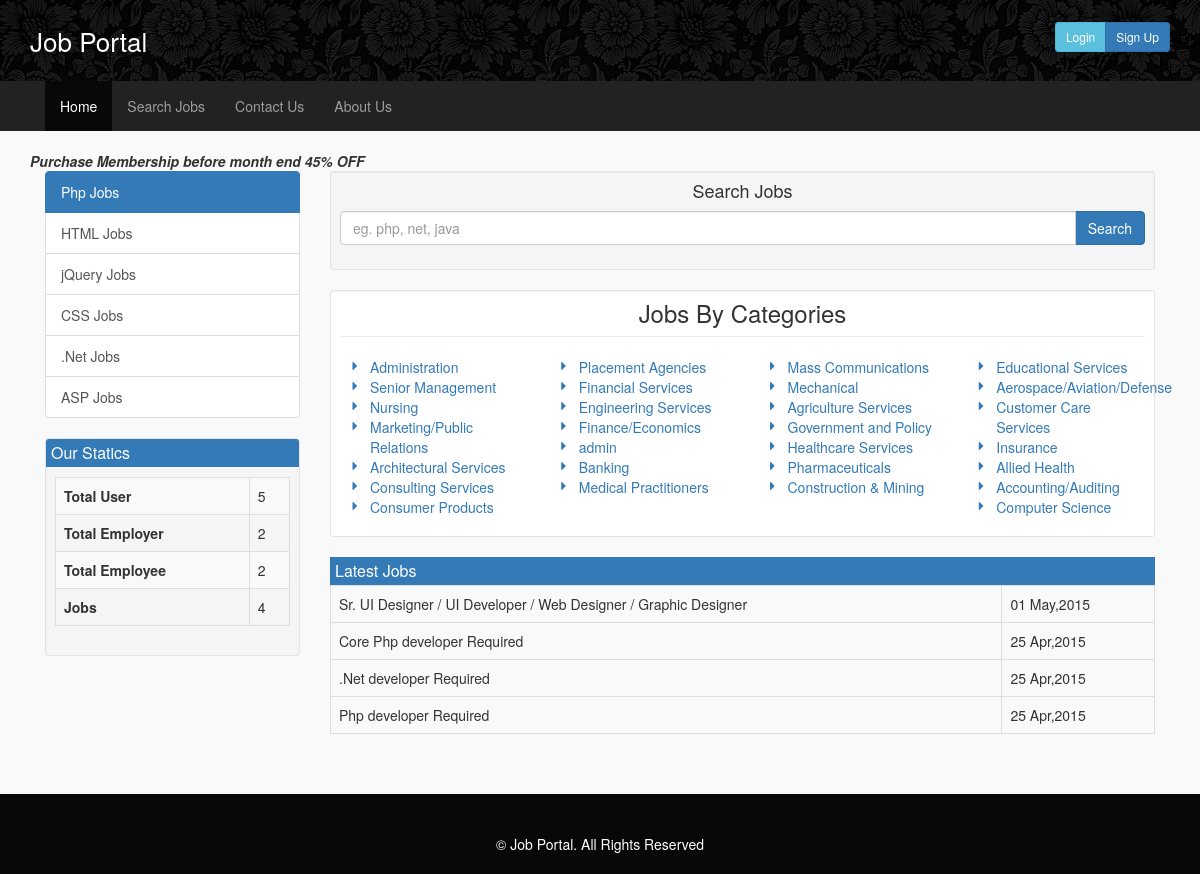
The page / on the database its author committed.
### tables this page shows
CREATE TABLE `jobcategories` (
  `id` bigint(20) NOT NULL,
  `name` varchar(255) DEFAULT NULL,
  `sb_pid` bigint(20) DEFAULT NULL,
  `sb_order_index` bigint(20) NOT NULL DEFAULT '0'
);

CREATE TABLE `jobs` (
  `id` int(50) NOT NULL,
  `jobTitle` varchar(150) NOT NULL,
  `jobExp` int(50) NOT NULL,
  `jobCat` int(50) NOT NULL,
  `jobDisc` longtext NOT NULL,
  `userID` int(50) NOT NULL,
  `postedOn` varchar(250) NOT NULL
);

### Libs/config.php (called while the page is built, shortened)
<?php
$websiteBase = "http://localhost/Job_Portal/";
$websiteName = "Job Portal";
?>

### index.php (the view, shortened to what this page needs)
<?php
	require 'Libs/config.php';
	include 'Libs/header.php';
?>
<div class='container'><marquee><b><i>Purchase Membership before month end 45% OFF</i></b></marquee>
	<div class='col-md-3 col-sm-3'>
    <div class="list-group">
  		<a href="search.php?q=php&jobExp=noway&jobCat=noway&jobOrder=ASC&searchJob=Search" class="list-group-item active">Php Jobs</a>
  		<a href="search.php?q=HTML&jobExp=noway&jobCat=noway&jobOrder=ASC&searchJob=Search" class="list-group-item">HTML Jobs</a>
  		<a href="search.php?q=jquery&jobExp=noway&jobCat=noway&jobOrder=ASC&searchJob=Search" class="list-group-item">jQuery Jobs</a>
  		<a href="search.php?q=css&jobExp=noway&jobCat=noway&jobOrder=ASC&searchJob=Search" class="list-group-item">CSS Jobs</a>
  		<a href="search.php?q=.net&jobExp=noway&jobCat=noway&jobOrder=ASC&searchJob=Search" class="list-group-item">.Net Jobs</a>
  		<a href="search.php?q=asp&jobExp=noway&jobCat=noway&jobOrder=ASC&searchJob=Search" class="list-group-item">ASP Jobs</a>
	</div>
    <div class='well well-sm well-statics'>
    	<h1>Our Statics</h1>
        <table class='table table-bordered table-hover table-striped'>
        	<tr>
            	<th>Total User</th>
				<?php
					$totalUsers = mysqli_fetch_array(mysqli_query($dbCon ,"SELECT count(*) as count FROM accounts"));
				?>
                <td><?php echo $totalUsers['count'];?></td>
            </tr>
            <tr>
            	<th>Total Employer</th>
				<?php
					$totalEyr = mysqli_fetch_array(mysqli_query($dbCon ,"SELECT count(*) as count FROM accounts WHERE accountType='employer'"));
				?>
                <td><?php echo $totalEyr['count'];?></td>
            </tr>
            <tr>
            	<th>Total Employee</th>
                <?php
					$totalEyee = mysqli_fetch_array(mysqli_query($dbCon ,"SELECT count(*) as count FROM accounts WHERE accountType='employee'"));
				?>
                <td><?php echo $totalEyee['count'];?></td>
            </tr>
            <tr>
            	<th>Jobs</th>
                <?php
                $qur="SELECT count(*) as count FROM jobs";
                $totaljob=mysqli_query($dbCon ,$qur);
				$totalJobs = mysqli_fetch_array($totaljob);
				?>
                <td><?php echo $totalJobs['count'];?></td>
            </tr>
        </table>
    </div>
    </div>
    <div class='col-md-9 col-sm-9'>
    	<div class='well well-sm'>
    		<h4 class='text-center mt0'>Search Jobs</h4>
        	<form action='search.php' name='jobSearch' id='jobSearch' method='get' role='form'>
        		<div class='form-group'>
        			<div class="input-group">
					<input type="text" name='q' class="form-control" placeholder="eg. php, net, java" aria-label="...">
					<div class="input-group-btn">
						<input type='submit' name='searchJob' value='Search' class='btn btn-primary'>
					</div>
				</div>
        		</div>
        	</form>
        </div>
    	<div class="well well-sm well-white">
        	<h1 class='text-center mt0 font24'>Jobs By Categories</h1>
            <hr class='mt0'>
        	<div class='row'>
        	<?php
        		$jobCategories = mysqli_query($dbCon ,"select * from jobCategories ORDER BY rand() LIMIT 28");
        	$i=0;
        	while($jobByCats=mysqli_fetch_array($jobCategories)):
        	$i++;
        	?>
        	<?php if($i==1||$i==8||$i==15||$i==22): ?>
        	<div class='col-md-3 col-sm-3'>
        		<ul class='list-unstyled fa-ul'>
        	<?php endif; ?>
        			<li><a href='search.php?q=&jobCat=<?php echo $jobByCats['id']; ?>&jobExp=noway&jobOrder=ASC&searchJob=Search'><i class='fa-li fa fa-caret-right'></i><?php echo $jobByCats['name']; ?></a></li>
        	<?php if($i==7||$i==14||$i==21||$i==28): ?>
        		</ul>
        	</div>
        	<?php endif; ?>
        	<?php endwhile;
        	?>
            </div>
        </div>
        <h1 class='headingStrip mb0'> Latest Jobs</h1>
        <table class='table table-bordered table-hover table-striped'>
		<?php
			$query="SELECT * FROM `jobs` ORDER BY id DESC LIMIT 7";
            $latestJobs=mysqli_query($dbCon,$query);
			while($latestJob=mysqli_fetch_array($latestJobs))
            {
				echo "<tr>";
					echo "<td>";
       					echo "<span class='jobTitle'>".$latestJob['jobTitle']."</span><br>";
       				echo "</td>";
					?>
					<td><?php echo date('d M,Y',$latestJob['postedOn']);?></td>
				</tr>
				<?php
			}
		?>
        </table>
    </div>
</div>
<?php
	include 'Libs/footer.php';
?>

### Libs/header.php (shortened to what this page needs)
<!DOCTYPE html>
<html lang="en">
  <head>
    <link href="<?php echo $websiteBase;?>/assets/css/bootstrap.min.css" rel="stylesheet">
    <link href="<?php echo $websiteBase;?>/assets/fa/css/font-awesome.min.css" rel="stylesheet">
    <link href="<?php echo $websiteBase;?>/assets/css/style.css" rel="stylesheet">
  </head>
  <body>
  <header>
  	<div class='container'>
    		<a class='logo' href='<?php echo $websiteBase;?>/index.php'><?php echo $websiteName; ?></a>
        	<?php
        	if(isset($_SESSION['islogin'])){
        		$theSQL = "SELECT * FROM accounts WHERE id=".$_SESSION['islogin'];
        		$userDetails = mysqli_fetch_array(mysqli_query($dbCon,$theSQL));
        		?>
        		<div class="dropdown pull-right">
				<button class="btn btn-default btn-sm dropdown-toggle" type="button" id="dropdownMenu1" data-toggle="dropdown" aria-expanded="true">
					<?php echo $userDetails['fName']." ".$userDetails['lName'];?>
					<span class="caret"></span>
				</button>
				<ul class="dropdown-menu" role="menu" aria-labelledby="dropdownMenu1">
					<li role="presentation"><a role="menuitem" tabindex="-1" href="<?php echo $websiteBase;?>/dashboard.php">Dashboard</a></li>
					<li role="presentation"><a role="menuitem" tabindex="-1" href="<?php echo $websiteBase;?>/changePass.php">Change Password</a></li>
					<li role="presentation"><a role="menuitem" tabindex="-1" href="<?php echo $websiteBase;?>/logout.php">Logout !!</a></li>
				</ul>
			</div>
        		<?php
        	}else{
        	?>
        	<div class="btn-group pull-right btn-group-sm">
  			<a class='btn btn-info' href="<?php echo $websiteBase;?>/login.php">Login</a>
  			<a class='btn btn-primary' href="<?php echo $websiteBase;?>/register.php">Sign Up</a>
		</div>
		<?php
		}
		?>
    </div>
  </header>
  <nav class="navbar navbar-inverse sandeepdil">
  <div class="container">
    <div class="collapse navbar-collapse" id="bs-example-navbar-collapse-1">
      <ul class="nav navbar-nav">
        <li class="active"><a href="<?php echo $websiteBase;?>/index.php">Home <span class="sr-only">(current)</span></a></li>
        <li><a href="<?php echo $websiteBase;?>/search.php">Search Jobs</a></li>
        <li><a href="<?php echo $websiteBase;?>/contact-us.php">Contact Us</a></li>
        <li><a href="<?php echo $websiteBase;?>/about-us.php">About Us</a></li>
      </ul>
    </div>
  </div>
</nav>

### Libs/footer.php (shortened to what this page needs)
<footer>
	<div class='container'>
    	<p class='text-center'>&copy; Job Portal. All Rights Reserved</p>
    </div>
</footer>
  </body>
</html>

### assets/css/style.css (style rules this page uses)
body { background: #f9f9f9; }
.mt0 { margin-top: 0px; }
.mb0 { margin-bottom: 0px; }
.font24 { font-size: 24px; }
header { background: #080808 url("headerBg.jpg"); color: #ffffff; padding: 22px 0px; }
header .logo { color: #ffffff; text-decoration: none; font-size: 26px; }
nav.sandeepdil { border-radius: 0px; border: 0px; }
.well-white { background: #ffffff; }
.well-statics { padding-top: 0px; }
.well-statics h1 { margin-top: 0px; background: #337AB7; color: #FFF; font-size: 16px; margin-left: -9px; padding: 5px; margin-right: -9px; border-top-right-radius: 3px; border-top-left-radius: 3px; }
.headingStrip { background: #337AB7; color: #FFF; font-size: 16px; padding: 5px; }
footer { background: #080808; color: #ffffff; padding: 40px 0px 10px 0px; margin-top: 40px; }

### rows shown on the page
jobcategories: name "Administration"
jobcategories: name "Senior Management"
jobcategories: name "Nursing"
jobcategories: name "Marketing/Public Relations"
jobcategories: name "Architectural Services"
jobcategories: name "Consulting Services"
jobcategories: name "Consumer Products"
jobcategories: name "Placement Agencies"
jobcategories: name "Financial Services"
jobcategories: name "Engineering Services"
jobcategories: name "Finance/Economics"
jobcategories: name "admin"
jobcategories: name "Banking"
jobcategories: name "Medical Practitioners"
jobcategories: name "Mass Communications"
jobcategories: name "Mechanical"
jobcategories: name "Agriculture Services"
jobcategories: name "Government and Policy"
jobcategories: name "Healthcare Services"
jobcategories: name "Pharmaceuticals"
jobcategories: name "Construction & Mining"
jobcategories: name "Educational Services"
jobcategories: name "Aerospace/Aviation/Defense"
jobcategories: name "Customer Care Services"
jobcategories: name "Insurance"
jobcategories: name "Allied Health"
jobcategories: name "Accounting/Auditing"
jobcategories: name "Computer Science"
jobs: jobTitle "Sr. UI Designer / UI Developer / Web Designer / Graphic Designer", postedOn "01 May,2015"
jobs: jobTitle "Core Php developer Required", postedOn "25 Apr,2015"
jobs: jobTitle ".Net developer Required", postedOn "25 Apr,2015"
jobs: jobTitle "Php developer Required", postedOn "25 Apr,2015"

### other values the page prints
$websiteName "Job Portal"
$totalUsers['count'] "5"
$totalEyr['count'] "2"
$totalEyee['count'] "2"
$totalJobs['count'] "4"
